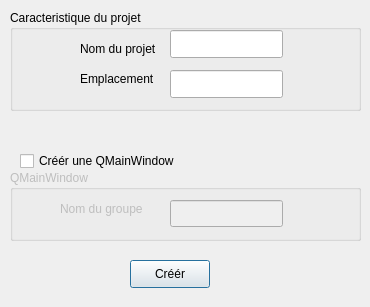
<?xml version="1.0" encoding="UTF-8"?>
<ui version="4.0">
 <class>wizard</class>
 <widget class="QDialog" name="wizard">
  <property name="geometry">
   <rect>
    <x>0</x>
    <y>0</y>
    <width>370</width>
    <height>307</height>
   </rect>
  </property>
  <property name="windowTitle">
   <string>Création de projet</string>
  </property>
  <widget class="QGroupBox" name="groupBox2">
   <property name="geometry">
    <rect>
     <x>10</x>
     <y>10</y>
     <width>351</width>
     <height>101</height>
    </rect>
   </property>
   <property name="title">
    <string>Caracteristique du projet</string>
   </property>
   <widget class="QLineEdit" name="nameEdit">
    <property name="geometry">
     <rect>
      <x>160</x>
      <y>20</y>
      <width>113</width>
      <height>28</height>
     </rect>
    </property>
    <property name="text">
     <string/>
    </property>
   </widget>
   <widget class="QLabel" name="label">
    <property name="geometry">
     <rect>
      <x>70</x>
      <y>30</y>
      <width>91</width>
      <height>18</height>
     </rect>
    </property>
    <property name="text">
     <string>Nom du projet</string>
    </property>
   </widget>
   <widget class="QLabel" name="label_2">
    <property name="geometry">
     <rect>
      <x>70</x>
      <y>60</y>
      <width>81</width>
      <height>18</height>
     </rect>
    </property>
    <property name="text">
     <string>Emplacement</string>
    </property>
   </widget>
   <widget class="QLineEdit" name="cheminEdit">
    <property name="geometry">
     <rect>
      <x>160</x>
      <y>60</y>
      <width>113</width>
      <height>28</height>
     </rect>
    </property>
    <property name="text">
     <string/>
    </property>
   </widget>
  </widget>
  <widget class="QPushButton" name="buttonCreate">
   <property name="geometry">
    <rect>
     <x>130</x>
     <y>260</y>
     <width>80</width>
     <height>28</height>
    </rect>
   </property>
   <property name="text">
    <string>Créér</string>
   </property>
  </widget>
  <widget class="QGroupBox" name="groupBox">
   <property name="enabled">
    <bool>false</bool>
   </property>
   <property name="geometry">
    <rect>
     <x>10</x>
     <y>170</y>
     <width>351</width>
     <height>71</height>
    </rect>
   </property>
   <property name="title">
    <string>QMainWindow</string>
   </property>
   <widget class="QLineEdit" name="fenEdit">
    <property name="geometry">
     <rect>
      <x>160</x>
      <y>30</y>
      <width>113</width>
      <height>27</height>
     </rect>
    </property>
    <property name="text">
     <string/>
    </property>
   </widget>
   <widget class="QLabel" name="label_3">
    <property name="geometry">
     <rect>
      <x>50</x>
      <y>30</y>
      <width>101</width>
      <height>17</height>
     </rect>
    </property>
    <property name="text">
     <string>Nom du groupe</string>
    </property>
   </widget>
  </widget>
  <widget class="QCheckBox" name="checkCreate">
   <property name="geometry">
    <rect>
     <x>20</x>
     <y>150</y>
     <width>201</width>
     <height>22</height>
    </rect>
   </property>
   <property name="text">
    <string>Créér une QMainWindow</string>
   </property>
  </widget>
 </widget>
 <resources/>
 <connections/>
</ui>
